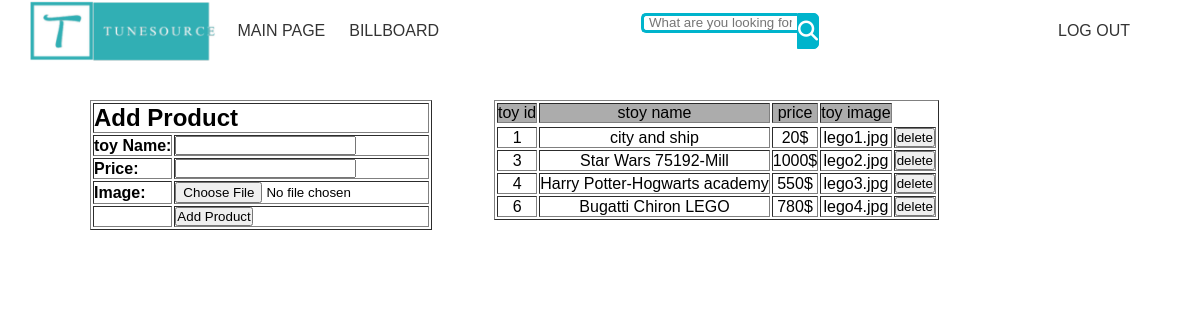
/addproduct.php, run on the app's committed database.
### tables this page shows
CREATE TABLE `song` (
  `toy_id` int(255) NOT NULL,
  `toy_name` varchar(255) NOT NULL,
  `toy_img` varchar(255) NOT NULL,
  `toy_price` varchar(255) NOT NULL
);

### addproduct.php (the view, shortened to what this page needs)
<html lang="en">
<head>
    <link rel="stylesheet" href="css/addproduct.css">
    <link rel="stylesheet" href="css/index.css">
</head>
<body>
   <?php include ('header.php') ;?>
<div class="add">
   <div class="songadd">
<form action="" method="post" enctype="multipart/form-data">
   <table border="1px">
<tr>
   <td colspan="7">
   <h2>Add Product</h2>
   </td>
</tr>
<tr>
   <td><b class="title">toy Name:</b></td>
   <td><input type="text" name="toy_name" ></td>
</tr>
<tr>
  <td><b class="title">Price: </b></td>
  <td><input type="text" name="songprice" ></td>
</tr>
<tr>
  <td><b class="title">Image: </b></td>
  <td><input type="file" name="toy_img" /></td>
</tr>
<tr>
   <td></td>
   <td colspan="7"><input type="submit" name="Upload" value="Add Product"/></td>
</tr>
   </table>
   </div>
   <div class="songlist">
   <table border="1px">
	<thead class="object">
		<tr>
			<td >toy id</td>
			<td >stoy name</td>
			<td >price</td>
         <td >toy image</td>
	</thead>
	<body>
	<?php
    include ('connect.php') ;
    $spl= "SELECT * from song";
    $result = mysqli_query ($connect, $spl);
		 while ($data= mysqli_fetch_array($result)) {
	?>
		<tr class="tablelist">
			<td><?php echo $data['toy_id']; ?></td>
			<td><?php echo $data['toy_name']; ?></td>
			<td><?php echo $data['toy_price'] ?></td>
         <td><?php echo $data['toy_img'] ?></td>
         <td><button name="delete?"> delete</button> </td>
		</tr>
	<?php
		}
	?>
</table>
</div>
</div>
</body>
</html>

### css/addproduct.css (style rules this page uses)
.add { display: flex; justify-content: space-between; margin-top: 100px; }
.songadd { width: 40%; margin-left: 90px; background-color: rgb(255, 255, 255); }
.title { border: black; }
.songlist { width: 60%; align-items: center; text-align: center; margin-right: 100px; }
.object { text-align: center; background-color: rgb(172, 172, 172); }
.tablelist { width: 70%; text-align: center; }

### css/index.css (style rules this page uses)
* { margin: 0; padding: 0; font-family: Arial, Helvetica, sans-serif; max-width: 100%; }

### data on the page
song: toy_id "1", toy_name "city and ship", toy_price "20$", toy_img "lego1.jpg"
song: toy_id "3", toy_name "Star Wars 75192-Mill", toy_price "1000$", toy_img "lego2.jpg"
song: toy_id "4", toy_name "Harry Potter-Hogwarts academy", toy_price "550$", toy_img "lego3.jpg"
song: toy_id "6", toy_name "Bugatti Chiron LEGO", toy_price "780$", toy_img "lego4.jpg"
